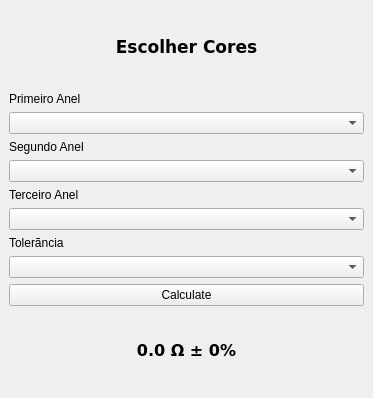
<?xml version="1.0" encoding="UTF-8"?>
<ui version="4.0">
 <class>MainWindow</class>
 <widget class="QMainWindow" name="MainWindow">
  <property name="geometry">
   <rect>
    <x>0</x>
    <y>0</y>
    <width>373</width>
    <height>398</height>
   </rect>
  </property>
  <property name="windowTitle">
   <string>MainWindow</string>
  </property>
  <widget class="QWidget" name="centralwidget">
   <layout class="QVBoxLayout" name="verticalLayout_3">
    <item>
     <layout class="QVBoxLayout" name="verticalLayout_2">
      <item>
       <widget class="QLabel" name="Main_Title">
        <property name="font">
         <font>
          <family>DejaVu Sans</family>
          <pointsize>13</pointsize>
          <weight>75</weight>
          <bold>true</bold>
         </font>
        </property>
        <property name="text">
         <string>Escolher Cores</string>
        </property>
        <property name="alignment">
         <set>Qt::AlignCenter</set>
        </property>
        <property name="wordWrap">
         <bool>false</bool>
        </property>
        <property name="margin">
         <number>5</number>
        </property>
       </widget>
      </item>
      <item>
       <layout class="QVBoxLayout" name="verticalLayout">
        <item>
         <widget class="QLabel" name="FirstRing_Label">
          <property name="text">
           <string>Primeiro Anel</string>
          </property>
         </widget>
        </item>
        <item>
         <widget class="QComboBox" name="FirstRing">
          <property name="currentIndex">
           <number>-1</number>
          </property>
          <property name="duplicatesEnabled">
           <bool>false</bool>
          </property>
          <property name="frame">
           <bool>true</bool>
          </property>
         </widget>
        </item>
        <item>
         <widget class="QLabel" name="SecondRing_Label">
          <property name="text">
           <string>Segundo Anel</string>
          </property>
         </widget>
        </item>
        <item>
         <widget class="QComboBox" name="SecondRing"/>
        </item>
        <item>
         <widget class="QLabel" name="ThirdRing_Label">
          <property name="text">
           <string>Terceiro Anel</string>
          </property>
         </widget>
        </item>
        <item>
         <widget class="QComboBox" name="ThirdRing"/>
        </item>
        <item>
         <widget class="QLabel" name="Tolerance_Label">
          <property name="text">
           <string>Tolerãncia</string>
          </property>
         </widget>
        </item>
        <item>
         <widget class="QComboBox" name="Tolerance"/>
        </item>
       </layout>
      </item>
      <item>
       <widget class="QPushButton" name="Calc_Button">
        <property name="text">
         <string>Calculate</string>
        </property>
       </widget>
      </item>
      <item>
       <widget class="QLabel" name="Result_Label">
        <property name="font">
         <font>
          <family>DejaVu Sans</family>
          <pointsize>12</pointsize>
          <weight>75</weight>
          <bold>true</bold>
         </font>
        </property>
        <property name="text">
         <string>0.0 Ω ± 0%</string>
        </property>
        <property name="alignment">
         <set>Qt::AlignCenter</set>
        </property>
       </widget>
      </item>
     </layout>
    </item>
   </layout>
  </widget>
 </widget>
 <resources/>
 <connections/>
</ui>
